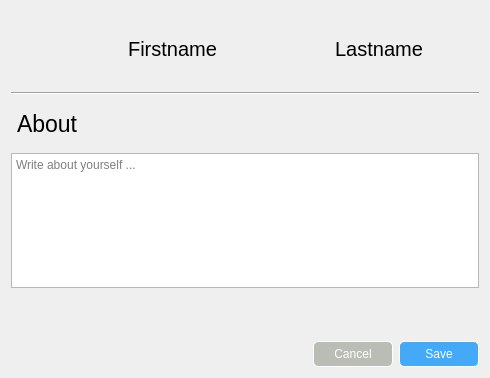
<?xml version="1.0" encoding="UTF-8"?>
<ui version="4.0">
 <class>EditAboutDialog</class>
 <widget class="QDialog" name="EditAboutDialog">
  <property name="geometry">
   <rect>
    <x>0</x>
    <y>0</y>
    <width>490</width>
    <height>378</height>
   </rect>
  </property>
  <property name="windowTitle">
   <string>Dialog</string>
  </property>
  <property name="styleSheet">
   <string notr="true">background:rgb(247, 252, 255);
color:rgb(1, 31, 54);\n</string>
  </property>
  <layout class="QVBoxLayout" name="verticalLayout">
   <item>
    <layout class="QHBoxLayout" name="horizontalLayout">
     <property name="topMargin">
      <number>10</number>
     </property>
     <property name="bottomMargin">
      <number>10</number>
     </property>
     <item>
      <widget class="QLabel" name="label">
       <property name="minimumSize">
        <size>
         <width>55</width>
         <height>55</height>
        </size>
       </property>
       <property name="maximumSize">
        <size>
         <width>55</width>
         <height>55</height>
        </size>
       </property>
       <property name="text">
        <string/>
       </property>
       <property name="pixmap">
        <pixmap resource="../resources/resources.qrc">:/images/User-Profile-PNG-Image.png</pixmap>
       </property>
       <property name="scaledContents">
        <bool>true</bool>
       </property>
      </widget>
     </item>
     <item>
      <widget class="QLabel" name="firstname_label">
       <property name="minimumSize">
        <size>
         <width>0</width>
         <height>25</height>
        </size>
       </property>
       <property name="font">
        <font>
         <pointsize>15</pointsize>
        </font>
       </property>
       <property name="text">
        <string>Firstname</string>
       </property>
       <property name="alignment">
        <set>Qt::AlignCenter</set>
       </property>
      </widget>
     </item>
     <item>
      <widget class="QLabel" name="lastname_label">
       <property name="minimumSize">
        <size>
         <width>0</width>
         <height>25</height>
        </size>
       </property>
       <property name="font">
        <font>
         <pointsize>15</pointsize>
        </font>
       </property>
       <property name="styleSheet">
        <string notr="true">background:rgba(248, 253, 255, 206);
color:rgb(1, 31, 54);\n</string>
       </property>
       <property name="text">
        <string>Lastname</string>
       </property>
       <property name="alignment">
        <set>Qt::AlignCenter</set>
       </property>
      </widget>
     </item>
    </layout>
   </item>
   <item>
    <widget class="Line" name="line">
     <property name="orientation">
      <enum>Qt::Horizontal</enum>
     </property>
    </widget>
   </item>
   <item>
    <widget class="QLabel" name="label_9">
     <property name="font">
      <font>
       <pointsize>17</pointsize>
      </font>
     </property>
     <property name="styleSheet">
      <string notr="true">margin-top:10px</string>
     </property>
     <property name="text">
      <string>About</string>
     </property>
    </widget>
   </item>
   <item>
    <layout class="QHBoxLayout" name="horizontalLayout_5">
     <property name="topMargin">
      <number>10</number>
     </property>
     <item>
      <widget class="QPlainTextEdit" name="about_plainTextEdit">
       <property name="placeholderText">
        <string>Write about yourself ...</string>
       </property>
      </widget>
     </item>
    </layout>
   </item>
   <item>
    <spacer name="verticalSpacer">
     <property name="orientation">
      <enum>Qt::Vertical</enum>
     </property>
     <property name="sizeType">
      <enum>QSizePolicy::Fixed</enum>
     </property>
     <property name="sizeHint" stdset="0">
      <size>
       <width>17</width>
       <height>37</height>
      </size>
     </property>
    </spacer>
   </item>
   <item>
    <layout class="QHBoxLayout" name="horizontalLayout_9">
     <property name="topMargin">
      <number>10</number>
     </property>
     <item>
      <spacer name="horizontalSpacer">
       <property name="orientation">
        <enum>Qt::Horizontal</enum>
       </property>
       <property name="sizeHint" stdset="0">
        <size>
         <width>40</width>
         <height>20</height>
        </size>
       </property>
      </spacer>
     </item>
     <item>
      <widget class="QPushButton" name="cancel_pushButton">
       <property name="minimumSize">
        <size>
         <width>80</width>
         <height>0</height>
        </size>
       </property>
       <property name="cursor">
        <cursorShape>PointingHandCursor</cursorShape>
       </property>
       <property name="styleSheet">
        <string notr="true">QPushButton{
color:white;
background:rgb(186, 189, 182);
border:1px solid white;
border-radius:5px;
padding:5px;
}
</string>
       </property>
       <property name="text">
        <string>Cancel</string>
       </property>
       <property name="flat">
        <bool>true</bool>
       </property>
      </widget>
     </item>
     <item>
      <widget class="QPushButton" name="save_pushButton">
       <property name="minimumSize">
        <size>
         <width>80</width>
         <height>0</height>
        </size>
       </property>
       <property name="cursor">
        <cursorShape>PointingHandCursor</cursorShape>
       </property>
       <property name="styleSheet">
        <string notr="true">QPushButton{
color:white;
border:1px solid white;
border-radius:5px;
padding:5px;
background:rgb(68, 170, 248)
}
QPushButton:hover
{
	border:1px solid rgb(32, 74, 135);
	border-radius:5px;
	background:rgb(48, 162, 249);
}</string>
       </property>
       <property name="text">
        <string>Save</string>
       </property>
       <property name="flat">
        <bool>true</bool>
       </property>
      </widget>
     </item>
    </layout>
   </item>
  </layout>
 </widget>
 <resources>
  <include location="../resources/resources.qrc"/>
 </resources>
 <connections/>
</ui>
